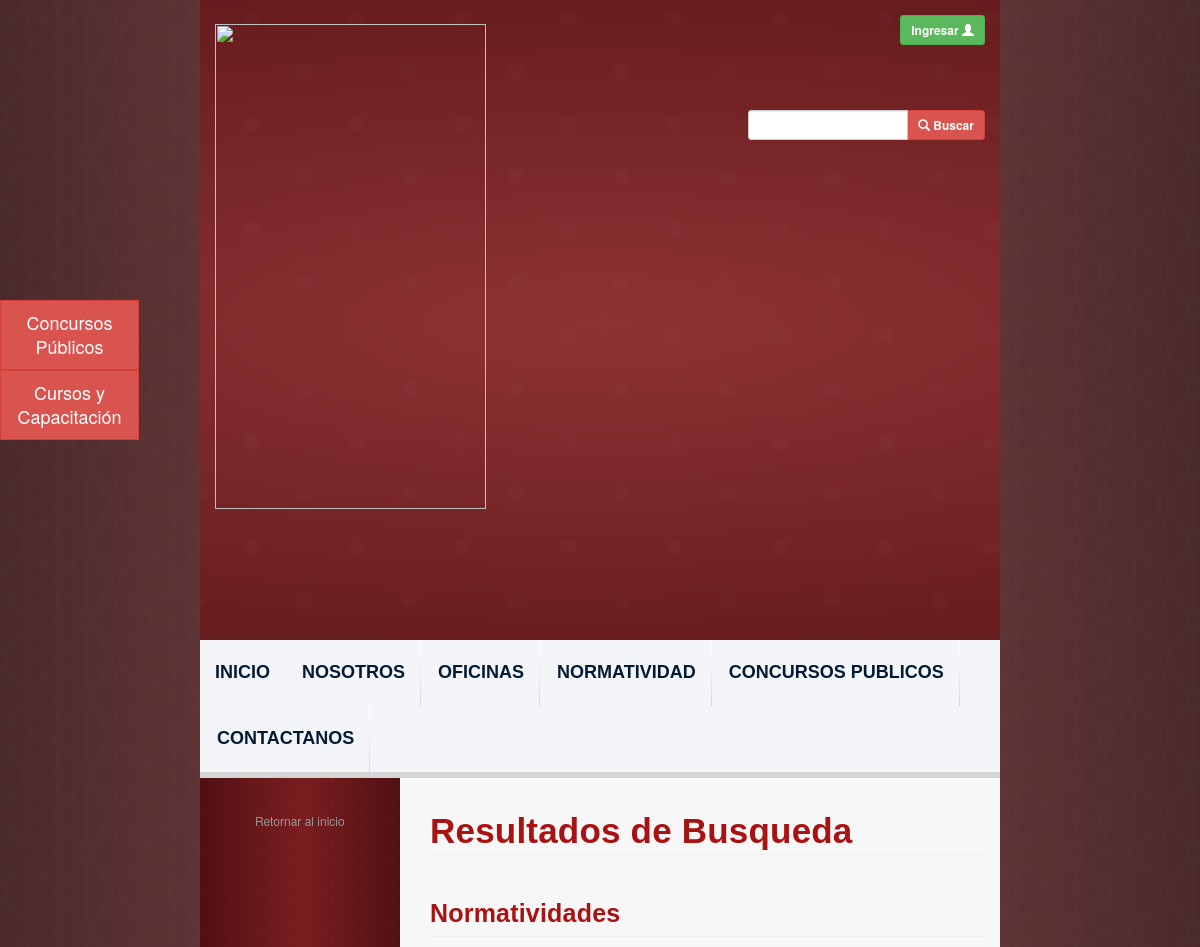
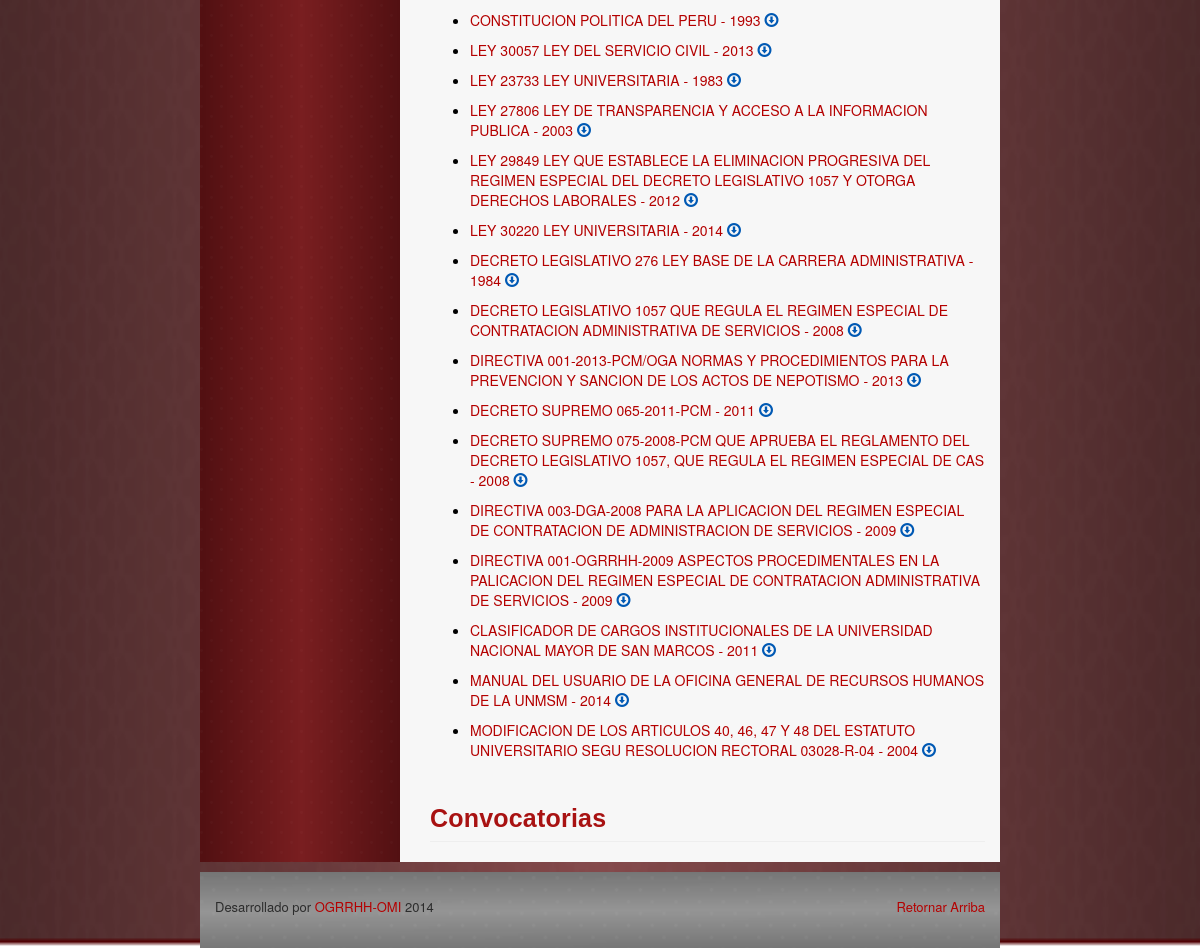
Page /search-results.php on the committed database (2 pictures, top to bottom).
### tables this page shows
CREATE TABLE `legislations` (
  `id` int(11) NOT NULL AUTO_INCREMENT,
  `name` varchar(500) NOT NULL,
  `number` varchar(45) NOT NULL,
  `description` varchar(500) DEFAULT NULL,
  `publication_date` date NOT NULL,
  `file_path` varchar(500) NOT NULL,
  `user_id` int(11) NOT NULL,
  `legislation_type_id` int(11) NOT NULL,
  `office_id` int(11) NOT NULL,
  `update_date` date NOT NULL,
  PRIMARY KEY (`id`)
);

### php_files/ConnectionManager.php (called while the page is built, shortened)
<?php
class ConnectionManager{
	public $hostName = "localhost";
	public $userName = "root";
	public $password = "root";
	public $database = "ogrrhhwebsitedb";
	public $connection;
	public function createConnection(){
		$this->connection =  mysql_connect ( $this->hostName, $this->userName, $this->password );
	}
	public function selectDatabase(){
		return mysql_select_db ($this->database, $this->connection );
	}
	public function doQuery($query){
		$result = mysql_query ( $query, $this->connection );
		return $result;
	}
	public function closeConnection(){
		return mysql_close ($this->connection);
	}
}
?>

### php_files/LegislationDAO.php (called while the page is built, shortened)
<?php
include 'ConnectionManager.php';
class LegislationDAO {
	public function selectByName($searchString) {
		$query = 	"SELECT l.*, lt.name as legislation_type_name, YEAR(l.publication_date) AS publication_year FROM legislations l
					INNER JOIN legislation_types lt on l.legislation_type_id = lt.id
					WHERE l.name like '%" . $searchString . "%'
					OR lt.name like  '%" . $searchString . "%';";
		$connectionManager = new ConnectionManager ();
		$result = $connectionManager->doQuery ( $query );
		return $result;
	}
}
?>

### search-results.php (the view, shortened to what this page needs)
<?php
include 'php_files/LegislationDAO.php';
$legislationDAO = new LegislationDAO ();
$searchString = $_POST ["searchString"];
$queryResultLegislation = $legislationDAO->selectByName ( $searchString );
?>
<html lang="es_PE">
<?php include('webframes/resources.php');?>
<body class="body-style">
	<div class="container-fluid">
		<div class="row background-image-style">
			<div class="col-md-8">
			<?php include('webframes/header.php');?>
			<div id="content-div" class="row">
				<?php include('webframes/left-navbar.php');?>
					<div class="col-md-9 text-content-style">
						<h1 id="mision-and-goals"
							class="font-style-medium-title-dark page-header ">Resultados de
							Busqueda</h1>
						<div class="row">
							<div class="col-md-12">
								<h1 id="mision-and-goals"
									class="font-style-short-title-dark page-header ">Normatividades</h1>
								<ul>
									<?php
									while ( $row = mysql_fetch_assoc ( $queryResultLegislation ) ) {
										print ("<li class='download-link'><a class='upper-case-link' href='view-legislation.php?id=".$row ['id']."'>
										" . $row ['name'] . " - " . $row ['publication_year'] . "</a><div class='download-link-message' data-toggle='tooltip' title='' data-original-title='Descargar'>
								<a class='blue-link-style ' href='" . Constants::ogrrhhFTPUrl . $row ['file_path'] . "' target='_blank'>
								<span class='glyphicon glyphicon-download'></span></a></div></li>") ;
									}
									?>
								</ul>
								<h1 id="mision-and-goals"
									class="font-style-short-title-dark page-header ">Convocatorias</h1>
							</div>
						</div>
					</div>
				</div>
			<?php include('webframes/footer.php');?>
		</div>
		</div>
	</div>
</body>
</html>

### resources/css/carousel.css (style rules this page uses)
body { padding-bottom: 40px; color: #5a5a5a; }

### resources/css/ogrrhh-website.css (style rules this page uses)
.body-style { padding-bottom: 0px; color: black; }
.background-image-style { background: url('../pages-styles/website-background.fw.png') no-repeat; -webkit-background-size: cover; -moz-background-size: cover; -o-background-size: cover; background-size: 100% 100%; }
.font-style-medium-title-dark { font-family: "Lucida Grande", "Lucida Sans Unicode", "Lucida Sans", Geneva, Verdana, sans-serif; color: #A81212; font-size: 35; padding: 5; font-weight: bold; letter-spacing: 0.2px; line-height: 36pX; padding-left: 0px; }
.blue-link-style { color: #0059B4; text-decoration: none; }
.download-link-message { display: inline; }
.text-content-style { background-color: #F7F7F7; padding-left: 30px; padding-top: 15px; min-height: 600px; }
.font-style-short-title-dark { font-family: "Lucida Grande", "Lucida Sans Unicode", "Lucida Sans", Geneva, Verdana, sans-serif; color: #A81212; font-size: 25; padding: 5; font-weight: bold; letter-spacing: 0.2px; line-height: 36pX; padding-left: 0px; }
.upper-case-link { text-transform: uppercase; }
.download-link { padding-bottom: 10px; }

### rows in the picture
legislations: name "CONSTITUCION POLITICA DEL PERU", publication_year "1993"
legislations: name "LEY 30057 LEY DEL SERVICIO CIVIL", publication_year "2013"
legislations: name "LEY 23733 LEY UNIVERSITARIA", publication_year "1983"
legislations: name "LEY 27806 LEY DE TRANSPARENCIA Y ACCESO A LA INFORMACION PUBLICA", publication_year "2003"
legislations: name "LEY 29849 LEY QUE ESTABLECE LA ELIMINACION PROGRESIVA DEL REGIMEN ESPECIAL DEL DECRETO LEGISLATIVO 1057 Y OTORGA DERECHOS LABORALES", publication_year "2012"
legislations: name "LEY 30220 LEY UNIVERSITARIA", publication_year "2014"
legislations: name "DECRETO LEGISLATIVO 276 LEY BASE DE LA CARRERA ADMINISTRATIVA", publication_year "1984"
legislations: name "DECRETO LEGISLATIVO 1057 QUE REGULA EL REGIMEN ESPECIAL DE CONTRATACION ADMINISTRATIVA DE SERVICIOS", publication_year "2008"
legislations: name "DIRECTIVA 001-2013-PCM/OGA NORMAS Y PROCEDIMIENTOS PARA LA PREVENCION Y SANCION DE LOS ACTOS DE NEPOTISMO", publication_year "2013"
legislations: name "DECRETO SUPREMO 065-2011-PCM", publication_year "2011"
legislations: name "DECRETO SUPREMO 075-2008-PCM QUE APRUEBA EL REGLAMENTO DEL DECRETO LEGISLATIVO 1057, QUE REGULA EL REGIMEN ESPECIAL DE CAS", publication_year "2008"
legislations: name "DIRECTIVA 003-DGA-2008 PARA LA APLICACION DEL REGIMEN ESPECIAL DE CONTRATACION DE ADMINISTRACION DE SERVICIOS", publication_year "2009"
legislations: name "DIRECTIVA 001-OGRRHH-2009 ASPECTOS PROCEDIMENTALES EN LA PALICACION DEL REGIMEN ESPECIAL DE CONTRATACION ADMINISTRATIVA DE SERVICIOS", publication_year "2009"
legislations: name "CLASIFICADOR DE CARGOS INSTITUCIONALES DE LA UNIVERSIDAD NACIONAL MAYOR DE SAN MARCOS", publication_year "2011"
legislations: name "MANUAL DEL USUARIO DE LA OFICINA GENERAL DE RECURSOS HUMANOS DE LA UNMSM", publication_year "2014"
legislations: name "MODIFICACION DE LOS ARTICULOS 40, 46, 47 Y 48 DEL ESTATUTO UNIVERSITARIO SEGU RESOLUCION RECTORAL 03028-R-04", publication_year "2004"
